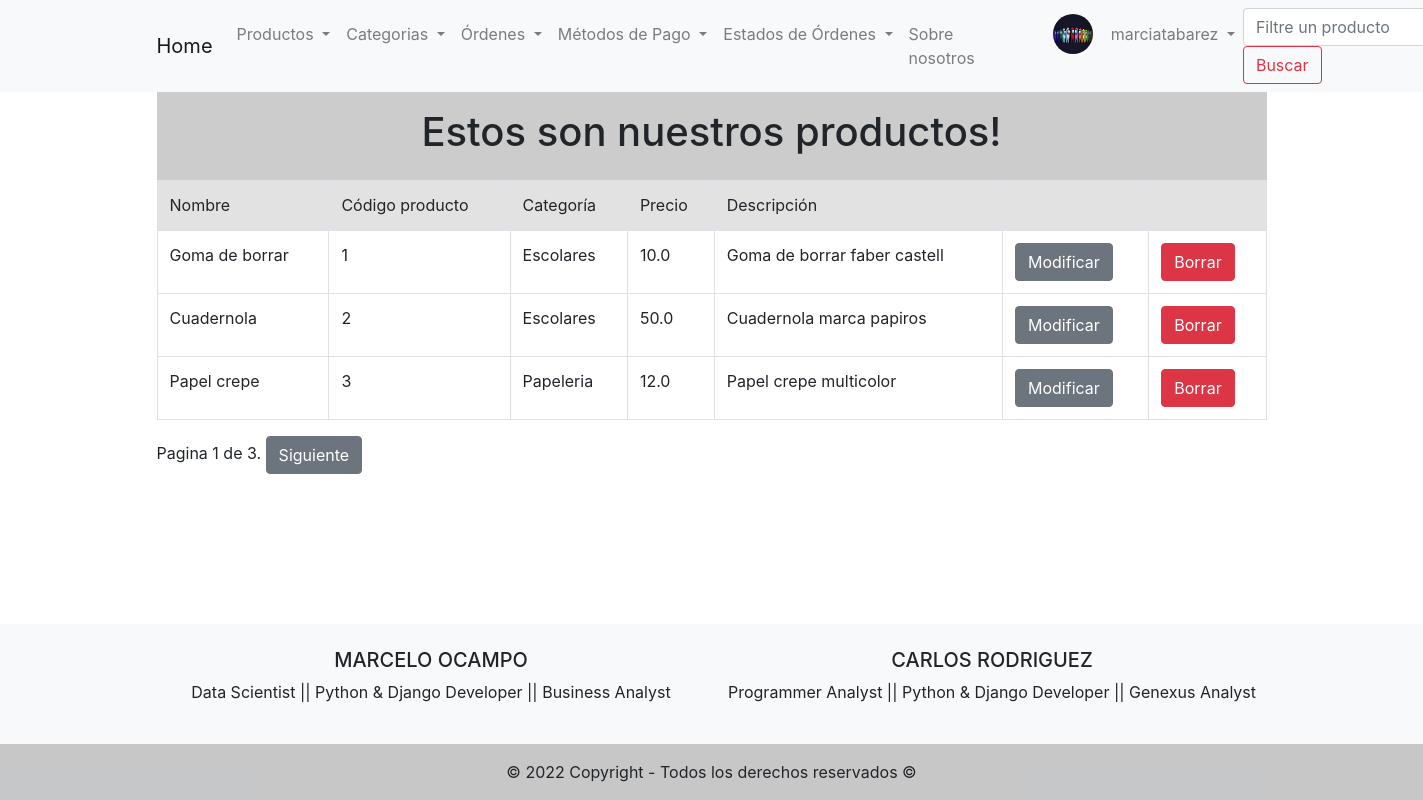
Screenshot of /products/list-products/ (signed in) with the database file from the repository.
### users/models.py (models this page shows, shortened)
class ProfileUser(models.Model):
    user = models.OneToOneField(User, on_delete=models.CASCADE, related_name='profile_user')
    phone = models.CharField(max_length=20, blank=True)
    birth_date = models.DateField(null=True, blank=True)
    city = models.CharField(max_length=50, blank=True)
    country = models.CharField(max_length=50, blank=True)
    profile_picture = models.ImageField(upload_to='profile_pictures', blank=True)

### products/models.py (models this page shows, shortened)
class Products(models.Model):
    product_name = models.CharField(max_length=100)
    product_code = models.IntegerField(unique= True)
    category_code = models.ForeignKey(Categories, on_delete= models.CASCADE)
    product_price = models.FloatField()
    product_description = models.CharField(max_length=200)

class Categories(models.Model):
    category_code = models.IntegerField(unique= True)
    category_name = models.CharField(max_length=100)
    def __str__(self):
        return self.category_name

### products/views.py (the view)
# urls.py: path('list-products/', ListProducts.as_view(), name='list_products'),
class ListProducts(LoginRequiredMixin, ListView):
    model = Products
    template_name = 'products/list_products.html'
    fields = '__all__'
    paginate_by = 3
    def get_queryset(self, *args, **kwargs):
        productFilter = super().get_queryset(*args, **kwargs)
        query = self.request.GET.get('search')
        if query:
            return productFilter.filter(product_name__contains=query)
        return productFilter

### templates/products/list_products.html (shortened to what this page needs)
{% extends 'base.html' %}
{% block nav %}
  <form class="form-inline my-2 my-lg-0" action= "/products/list-products/" method= "GET">
    <input class="form-control mr-sm-2" type="search" name="search" placeholder="Filtre un producto" aria-label="Search">
    <button class="btn btn-outline-danger" type="submit">Buscar</button>
  </form>
{% endblock %}
{% block content %}
    <div class="text-center p-3" style="background-color: rgba(0, 0, 0, 0.2);">
        <h1>Estos son nuestros productos!</h1>
    </div>
    <table class="table table-bordered">
      <thead style="background-color: #E2E2E2;">
        <tr>
          <td>Nombre</td>
          <td>Código producto</td>
          <td>Categoría</td>
          <td>Precio</td>
          <td>Descripción</td>
          <td></td>
          <td></td>
        </tr>
      </thead>
      <tbody>
        {% if object_list %}
          {% for product in object_list %}
            <tr>
              <td>{{product.product_name}}</td>
              <td>{{product.product_code}}</td>
              <td>{{product.category_code}}</td>
              <td>{{product.product_price}}</td>
              <td>{{product.product_description}}</td>
              <td> <a href="/products/update-product/{{product.id}}/" class="btn btn-secondary">Modificar</a> </td>
              <td> <a href="/products/delete-product/{{product.id}}/" class="btn btn-danger">Borrar</a> </td>
            </tr>
          {% endfor %}
    </div>
        {% else %}
          <h1>No hay productos para mostrar</h1>
        {% endif %}
    <div class="pagination">
      <span class="step-links">
          <span class="current">
              Pagina {{ page_obj.number }} de {{ page_obj.paginator.num_pages }}.
          </span>
          {% if page_obj.has_next %}
              <a href="?page={{ page_obj.next_page_number }}" class= "btn btn-secondary">Siguiente</a>
          {% endif %}
      </span>
    </div>
{% endblock content %}

### templates/base.html (shortened to what this page needs)
<!DOCTYPE html>
<html lang="en">
<head>
    <link rel="stylesheet" href="https://cdn.jsdelivr.net/npm/bootstrap@4.6.2/dist/css/bootstrap.min.css">
</head>
<body>
    <header>
        <nav class="navbar navbar-expand-lg navbar-light bg-light">
            <div class="container">
              <a class="navbar-brand" href="/">Home</a>
              <div class="collapse navbar-collapse" id="navbarSupportedContent">
                <ul class="navbar-nav mx-auto">
                  <li class="nav-item dropdown">
                    <a class="nav-link dropdown-toggle" href="#" id="navbarDropdownMenuLink" data-toggle="dropdown" aria-haspopup="true" aria-expanded="false">
                      Productos
                    </a>
                  </li>
                  <li class="nav-item dropdown">
                    <a class="nav-link dropdown-toggle" href="#" id="navbarDropdownMenuLink" data-toggle="dropdown" aria-haspopup="true" aria-expanded="false">
                      Categorias
                    </a>
                  </li>
                  <li class="nav-item dropdown">
                    <a class="nav-link dropdown-toggle" href="#" id="navbarDropdownMenuLink" data-toggle="dropdown" aria-haspopup="true" aria-expanded="false">
                      Órdenes
                    </a>
                  </li>
                  <li class="nav-item dropdown">
                      <a class="nav-link dropdown-toggle" href="#" id="navbarDropdownMenuLink" data-toggle="dropdown" aria-haspopup="true" aria-expanded="false">
                        Métodos de Pago
                      </a>
                  </li>
                  <li class="nav-item dropdown">
                    <a class="nav-link dropdown-toggle" href="#" id="navbarDropdownMenuLink" data-toggle="dropdown" aria-haspopup="true" aria-expanded="false">
                      Estados de Órdenes
                    </a>
                  </li>
                  <li class="nav-item">
                    <a class="nav-link" href="/about-us/">Sobre nosotros</a>
                  </li>
                  {% if request.user.profile_user.profile_picture.url != '' and request.user.is_authenticated %}
                      <img src="{{request.user.profile_user.profile_picture.url}}" alt="profile_picture" width="40" height="40" style="border-radius: 50%; margin-left: 70px;">
                  {% endif %}
                  {% if request.user.is_authenticated %}
                  <li class="nav-item dropdown">
                    <a class="nav-link dropdown-toggle" href="#" id="navbarDropdownMenuLink" data-toggle="dropdown" aria-haspopup="true" aria-expanded="false" style= "margin-left: 10px;">
                      {{request.user.username}}
                    </a>
                  </li>
                  {% endif %}
                </ul>
                {% block nav %}
                {% endblock  %}
              </div>
            </div>
          </nav>
    </header>
    <div>
      <div class="container">
        {% block content %}
        {% endblock  %}
      </div>
<footer class="bg-light text-center text-lg-start">
  <div class="container p-4">
    <div class="row">
      <div class="col-lg-6 col-md-12 mb-4 mb-md-0">
        <h5 class="text-uppercase">Marcelo Ocampo</h5>
        <p>
          Data Scientist || Python & Django Developer  || Business Analyst
        </p>
      </div>
      <div class="col-lg-6 col-md-12 mb-4 mb-md-0">
        <h5 class="text-uppercase">Carlos Rodriguez</h5>
        <p>
          Programmer Analyst || Python & Django Developer || Genexus Analyst
        </p>
      </div>
    </div>
  </div>
  <div class="text-center p-3" style="background-color: rgba(0, 0, 0, 0.2);">
    © 2022 Copyright - Todos los derechos reservados ©
  </div>
</footer>
</body>
</html>

### templates/base.html (style rules this page uses)
html { width: 100%; height: 100%; margin: 0; }
footer { position: absolute; bottom: 0; width: 100%; }

### rows the page displays
Products: product_name "Goma de borrar", product_code "1", category_code "Escolares", product_price "10.0", product_description "Goma de borrar faber castell"
Products: product_name "Cuadernola", product_code "2", category_code "Escolares", product_price "50.0", product_description "Cuadernola marca papiros"
Products: product_name "Papel crepe", product_code "3", category_code "Papeleria", product_price "12.0", product_description "Papel crepe multicolor"

### other values shown
{{ request.user.username }} "marciatabarez"
{{ page_obj.number }} "1"
{{ page_obj.paginator.num_pages }} "3"
